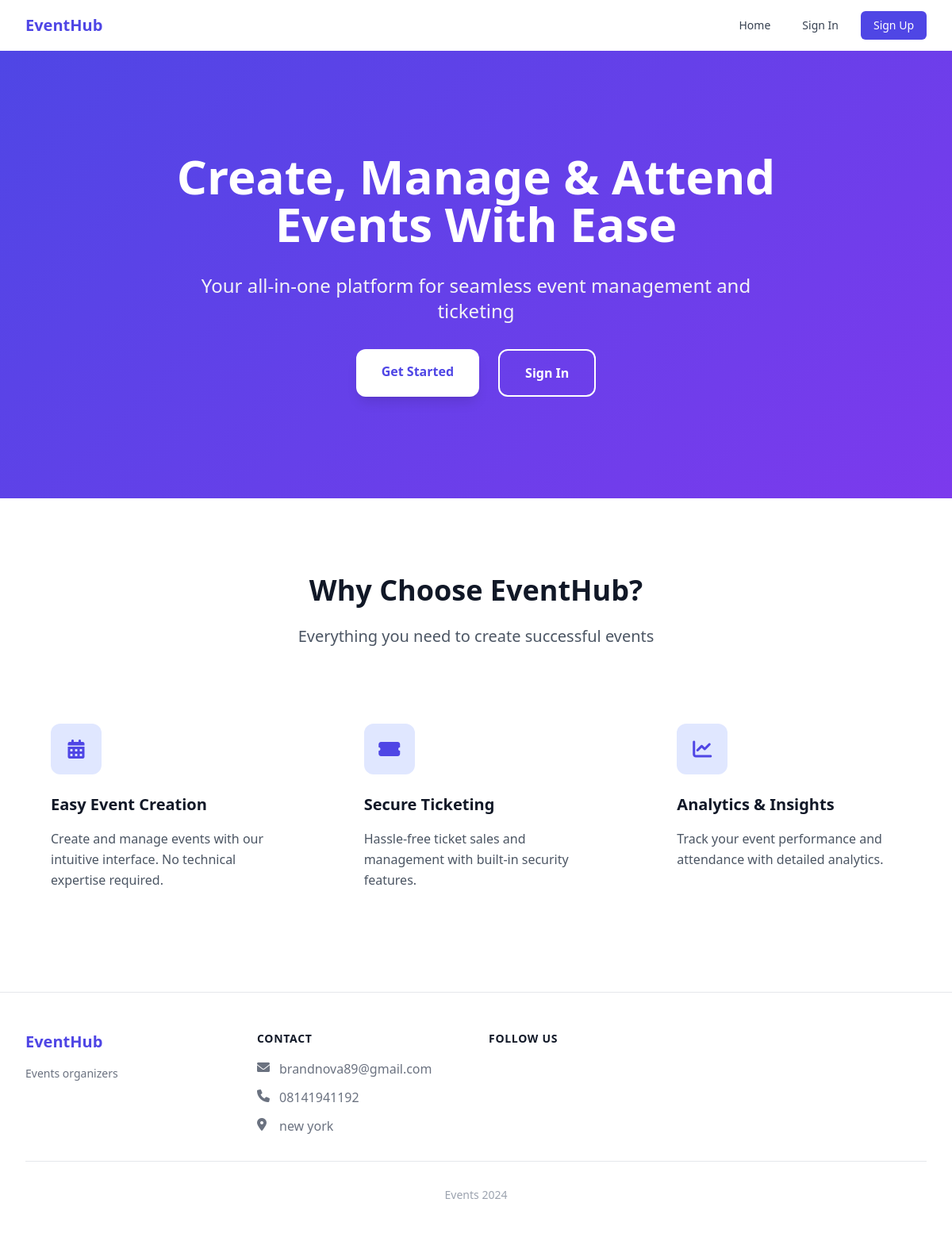
The page / on the database its author committed.
### core/models.py (models this page shows, shortened)
class SiteSettings(models.Model):
    site_name = models.CharField(max_length=100, default='EventHub')
    site_description = models.TextField(max_length=500)
    meta_title = models.CharField(max_length=100)
    meta_description = models.TextField(max_length=300)
    keywords = models.TextField(help_text='Comma separated keywords')
    logo = models.ImageField(upload_to='site/', null=True, blank=True)
    favicon = models.ImageField(upload_to='site/', null=True, blank=True)
    email = models.EmailField()
    phone = models.CharField(max_length=20)
    address = models.TextField()
    facebook = models.URLField(blank=True)
    twitter = models.URLField(blank=True)
    instagram = models.URLField(blank=True)
    linkedin = models.URLField(blank=True)
    footer_text = models.TextField()
    copyright_text = models.CharField(max_length=200)
    google_analytics_id = models.CharField(max_length=50, blank=True)
    class Meta:
        verbose_name = 'Site Settings'
        verbose_name_plural = 'Site Settings'

### core/views.py (the view)
# urls.py: path('', views.index, name='index'),
def index(request):
    return render(request, 'core/index.html')

### core/context_processors.py (called while the page is built)
def site_settings(request):
    settings = cache.get('site_settings')
    if not settings:
        settings = SiteSettings.objects.first()
        if settings:
            cache.set('site_settings', settings)
    return {'site_settings': settings}

### core/templates/core/index.html (shortened to what this page needs)
{% extends 'core/base.html' %}
{% block content %}
<div class="gradient-bg text-white">
    <div class="max-w-7xl mx-auto px-4 sm:px-6 lg:px-8 py-32">
        <div class="text-center space-y-8 animate-fade-in">
            <h1 class="text-4xl md:text-6xl font-bold leading-tight">
                Create, Manage & Attend<br class="hidden sm:block"> Events With Ease
            </h1>
            <p class="text-xl md:text-2xl text-gray-100 max-w-3xl mx-auto">
                Your all-in-one platform for seamless event management and ticketing
            </p>
            <div class="flex flex-col sm:flex-row justify-center gap-4 sm:gap-6 mt-8">
                {% if not user.is_authenticated %}
                    <a href="{% url 'account_signup' %}" class="bg-white text-indigo-600 px-8 py-4 rounded-xl font-semibold hover:bg-gray-100 transition duration-300 shadow-lg hover:shadow-xl">
                        Get Started
                    </a>
                    <a href="{% url 'account_login' %}" class="border-2 border-white text-white px-8 py-4 rounded-xl font-semibold hover:bg-white hover:text-indigo-600 transition duration-300">
                        Sign In
                    </a>
                {% else %}
                    <a href="#" class="bg-white text-indigo-600 px-8 py-4 rounded-xl font-semibold hover:bg-gray-100 transition duration-300 shadow-lg hover:shadow-xl">
                        Browse Events
                    </a>
                {% endif %}
            </div>
        </div>
    </div>
</div>
<div class="py-24 bg-white">
    <div class="max-w-7xl mx-auto px-4 sm:px-6 lg:px-8">
        <div class="text-center max-w-3xl mx-auto mb-16">
            <h2 class="text-3xl md:text-4xl font-bold text-gray-900 mb-6">Why Choose EventHub?</h2>
            <p class="text-xl text-gray-600">Everything you need to create successful events</p>
        </div>
        <div class="grid grid-cols-1 md:grid-cols-3 gap-12">
            <div class="group p-8 rounded-2xl transition duration-300 hover:bg-gray-50">
                <div class="bg-indigo-100 w-16 h-16 rounded-xl flex items-center justify-center mb-6 group-hover:bg-indigo-200 transition duration-300">
                    <i class="fas fa-calendar-alt text-2xl text-indigo-600"></i>
                </div>
                <h3 class="text-xl font-bold mb-4 text-gray-900">Easy Event Creation</h3>
                <p class="text-gray-600 leading-relaxed">Create and manage events with our intuitive interface. No technical expertise required.</p>
            </div>
            <div class="group p-8 rounded-2xl transition duration-300 hover:bg-gray-50">
                <div class="bg-indigo-100 w-16 h-16 rounded-xl flex items-center justify-center mb-6 group-hover:bg-indigo-200 transition duration-300">
                    <i class="fas fa-ticket-alt text-2xl text-indigo-600"></i>
                </div>
                <h3 class="text-xl font-bold mb-4 text-gray-900">Secure Ticketing</h3>
                <p class="text-gray-600 leading-relaxed">Hassle-free ticket sales and management with built-in security features.</p>
            </div>
            <div class="group p-8 rounded-2xl transition duration-300 hover:bg-gray-50">
                <div class="bg-indigo-100 w-16 h-16 rounded-xl flex items-center justify-center mb-6 group-hover:bg-indigo-200 transition duration-300">
                    <i class="fas fa-chart-line text-2xl text-indigo-600"></i>
                </div>
                <h3 class="text-xl font-bold mb-4 text-gray-900">Analytics & Insights</h3>
                <p class="text-gray-600 leading-relaxed">Track your event performance and attendance with detailed analytics.</p>
            </div>
        </div>
    </div>
</div>
{% endblock %}

### accounts/templates/components/navigation.html (shortened to what this page needs)
<nav class="bg-white shadow-lg" x-data="{ mobileMenuOpen: false }">
    <div class="max-w-7xl mx-auto px-4 sm:px-6 lg:px-8">
        <div class="flex justify-between h-16">
            <a href="{% url 'index' %}" class="flex-shrink-0 flex items-center">
                {% if site_settings.logo %}
                    <img class="h-8 w-auto" src="{{ site_settings.logo.url }}" alt="{{ site_settings.site_name }}">
                {% else %}
                    <span class="text-xl font-bold text-indigo-600">{{ site_settings.site_name }}</span>
                {% endif %}
            </a>
            <div class="hidden md:flex items-center space-x-4">
                <a href="{% url 'index' %}" class="text-gray-700 hover:text-indigo-600 px-3 py-2 rounded-md text-sm font-medium">Home</a>
                {% if user.is_authenticated %}
                    <a href="{% url 'dashboard' %}" class="text-gray-700 hover:text-indigo-600 px-3 py-2 rounded-md text-sm font-medium">Dashboard</a>
                    <div class="relative" x-data="{ open: false }">
                        <button @click="open = !open" class="flex items-center text-gray-700 hover:text-indigo-600 px-3 py-2 rounded-md text-sm font-medium">
                            <span>{{ user.get_full_name|default:user.email }}</span>
                            <i class="fas fa-chevron-down ml-2"></i>
                        </button>
                        <div x-show="open"
                             @click.away="open = false"
                             class="absolute right-0 mt-2 w-48 rounded-md shadow-lg bg-white ring-1 ring-black ring-opacity-5">
                            <div class="py-1">
                                <a href="{% url 'profile_edit' %}" class="block px-4 py-2 text-sm text-gray-700 hover:bg-gray-100">Profile</a>
                                <a href="{% url 'account_change_password' %}" class="block px-4 py-2 text-sm text-gray-700 hover:bg-gray-100">Change Password</a>
                                <hr class="my-1">
                                <form method="post" action="{% url 'account_logout' %}">
                                    {% csrf_token %}
                                    <button type="submit" class="block w-full text-left px-4 py-2 text-sm text-red-600 hover:bg-gray-100">Sign Out</button>
                                </form>
                            </div>
                        </div>
                    </div>
                {% else %}
                    <a href="{% url 'account_login' %}" class="text-gray-700 hover:text-indigo-600 px-3 py-2 rounded-md text-sm font-medium">Sign In</a>
                    <a href="{% url 'account_signup' %}" class="bg-indigo-600 text-white hover:bg-indigo-700 px-4 py-2 rounded-md text-sm font-medium">Sign Up</a>
                {% endif %}
            </div>
        </div>
    </div>
</nav>

### accounts/templates/layouts/footer.html (shortened to what this page needs)
<footer class="bg-white border-t">
    <div class="max-w-7xl mx-auto py-12 px-4 sm:px-6 lg:px-8">
        <div class="grid grid-cols-1 md:grid-cols-4 gap-8">
            <div class="space-y-4">
                {% if site_settings.logo %}
                    <img class="h-8" src="{{ site_settings.logo.url }}" alt="{{ site_settings.site_name }}">
                {% else %}
                    <span class="text-xl font-bold text-indigo-600">{{ site_settings.site_name }}</span>
                {% endif %}
                <p class="text-gray-500 text-sm">{{ site_settings.site_description }}</p>
            </div>
            <div>
                <h3 class="text-sm font-semibold text-gray-900 tracking-wider uppercase mb-4">Contact</h3>
                <ul class="space-y-3">
                    {% if site_settings.email %}
                        <li>
                            <a href="mailto:{{ site_settings.email }}" class="text-gray-500 hover:text-gray-900 flex items-center">
                                <i class="fas fa-envelope w-5 h-5 mr-2"></i>
                                {{ site_settings.email }}
                            </a>
                        </li>
                    {% endif %}
                    {% if site_settings.phone %}
                        <li>
                            <a href="tel:{{ site_settings.phone }}" class="text-gray-500 hover:text-gray-900 flex items-center">
                                <i class="fas fa-phone w-5 h-5 mr-2"></i>
                                {{ site_settings.phone }}
                            </a>
                        </li>
                    {% endif %}
                    {% if site_settings.address %}
                        <li class="flex items-center text-gray-500">
                            <i class="fas fa-map-marker-alt w-5 h-5 mr-2"></i>
                            {{ site_settings.address }}
                        </li>
                    {% endif %}
                </ul>
            </div>
            <div>
                <h3 class="text-sm font-semibold text-gray-900 tracking-wider uppercase mb-4">Follow Us</h3>
            </div>
        </div>
        <div class="mt-8 pt-8 border-t">
            <p class="text-center text-gray-400 text-sm">
                {{ site_settings.copyright_text|default:'© 2024 All rights reserved.' }}
            </p>
        </div>
    </div>
</footer>

### accounts/templates/base/base.html (style rules this page uses)
.gradient-bg { background: linear-gradient(135deg, #4f46e5 0%, #7c3aed 100%); }
.animate-fade-in { animation: fadeIn 0.6s ease-out forwards; }

### rows shown on the page
SiteSettings: site_name "EventHub", site_description "Events organizers", email "brandnova89@gmail.com", phone "08141941192", address "new york", copyright_text "Events 2024"
